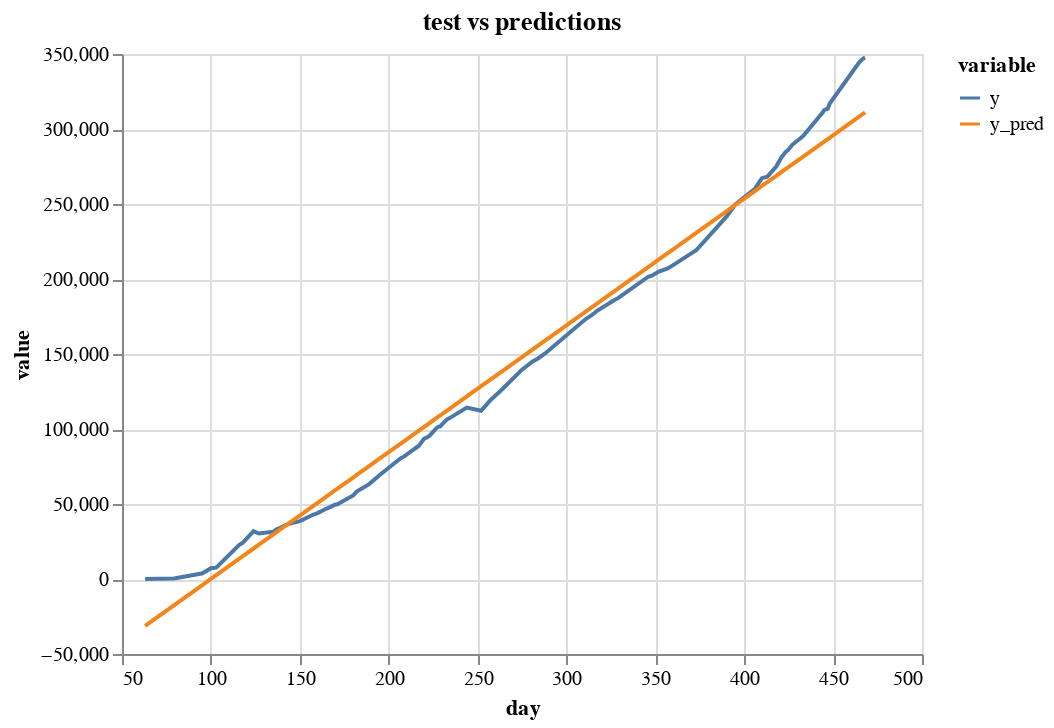

This figure's notebook cell:
### Markdown cell above
Como podemos apreciar nuestro modelo lineal tiene una score de 0.98 lo cual es alto. Pero, seria mejor ver una gráfica de la misma con el fin de ver si nuestro modelo no tiene problema de overfitting

### Code cell
data_linear=pd.DataFrame({'day':X_test.reshape(-1),'y':y_test.reshape(-1),'y_pred':model_linear.predict(X_test).reshape(-1)})
alt.Chart(data_linear.melt('day')).mark_line().encode(
    x='day',
    y='value',
    color='variable'
).properties(title='test vs predictions').interactive()

### Figure 1 — Vega-Lite specification as saved in the notebook (floating-point values rounded to 4 significant figures; data arrays with more than 128 entries replaced by an {"elided": "..."} marker saying what was removed)
{"config": {"view": {"continuousWidth": 400, "continuousHeight": 300}}, "data": {"name": "data-696aff14a6c522ce1697d73aeff3e861"}, "mark": "line", "encoding": {"color": {"type": "nominal", "field": "variable"}, "x": {"type": "quantitative", "field": "day"}, "y": {"type": "quantitative", "field": "value"}}, "selection": {"selector002": {"type": "interval", "bind": "scales", "encodings": ["x", "y"]}}, "title": "test vs predictions", "$schema": "https://vega.github.io/schema/vega-lite/v4.8.1.json", "datasets": {"data-696aff14a6c522ce1697d73aeff3e861": {"elided": "164 records"}}}
